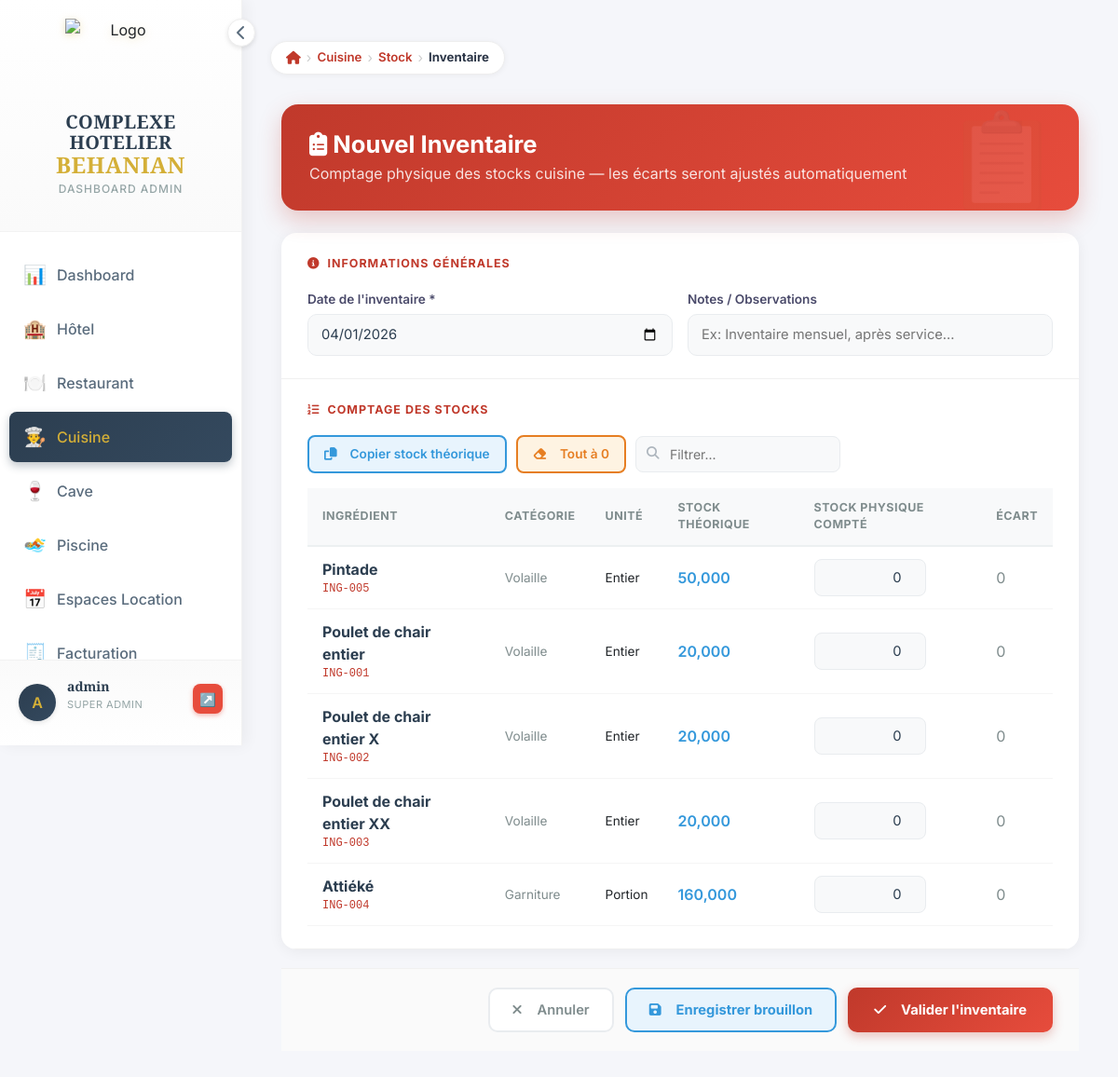
Screenshot of /cuisine/inventaire/nouveau/ (signed in) with the database file from the repository.
### cuisine/models.py (models this page shows, shortened)
class Ingredient(models.Model):
    STATUT_CHOICES = [
        ('actif',    'Actif'),
        ('sommeil',  'En sommeil'),
        ('supprime', 'Supprimé'),
    ]
    reference         = models.CharField(max_length=50, unique=True, blank=True, null=True, verbose_name="Référence")
    nom               = models.CharField(max_length=200, verbose_name="Désignation")
    categorie         = models.ForeignKey(CategorieIngredient, on_delete=models.SET_NULL, null=True, blank=True, verbose_name="Catégorie")
    description       = models.TextField(blank=True, verbose_name="Description")
    unite_stock       = models.ForeignKey(UniteIngredient, on_delete=models.SET_NULL, null=True, blank=True,
                                          related_name='ingredients_stock', verbose_name="Unité de stock")
    unite_recette     = models.ForeignKey(UniteIngredient, on_delete=models.SET_NULL, null=True, blank=True,
                                          related_name='ingredients_recette', verbose_name="Unité recette (fiches techniques)")
    facteur_conversion = models.DecimalField(max_digits=12, decimal_places=6, default=1,
                                              verbose_name="Facteur conversion stock→recette",
                                              help_text="Ex : 1 kg = 1000 g → saisir 1000")
    prix_achat        = models.DecimalField(max_digits=10, decimal_places=2, default=0, verbose_name="Prix d'achat unitaire (FCFA)")
    cmup              = models.DecimalField(max_digits=10, decimal_places=4, default=0, verbose_name="CMUP (FCFA)")
    quantite_stock    = models.DecimalField(max_digits=12, decimal_places=3, default=0, verbose_name="Quantité en stock")
    seuil_alerte      = models.DecimalField(max_digits=12, decimal_places=3, default=0, verbose_name="Seuil d'alerte")
    stock_max         = models.DecimalField(max_digits=12, decimal_places=3, default=0, blank=True, verbose_name="Stock maximum")
    fournisseur_principal = models.ForeignKey(Fournisseur, on_delete=models.SET_NULL, null=True, blank=True,
                                               verbose_name="Fournisseur principal")
    statut            = models.BooleanField(default=True, verbose_name="Actif")
    date_creation     = models.DateTimeField(auto_now_add=True)
    date_modification = models.DateTimeField(auto_now=True)
    class Meta:
        verbose_name        = "Ingrédient"
        verbose_name_plural = "Ingrédients"
        ordering            = ['categorie__ordre', 'nom']

class CategorieIngredient(models.Model):
    nom    = models.CharField(max_length=100, verbose_name="Nom")
    ordre  = models.IntegerField(default=0,   verbose_name="Ordre d'affichage")
    icone  = models.CharField(max_length=50,  blank=True, verbose_name="Icône FontAwesome", default="fa-box")
    class Meta:
        verbose_name        = "Catégorie d'ingrédient"
        verbose_name_plural = "Catégories d'ingrédients"
        ordering            = ['ordre', 'nom']

class UniteIngredient(models.Model):
    nom          = models.CharField(max_length=50,  verbose_name="Nom de l'unité")
    abreviation  = models.CharField(max_length=10,  verbose_name="Abréviation", blank=True)
    type_unite   = models.CharField(max_length=20,  choices=[
        ('masse',   'Masse (kg, g...)'),
        ('volume',  'Volume (L, cl, ml...)'),
        ('piece',   'Pièce / unité'),
        ('autre',   'Autre'),
    ], default='piece', verbose_name="Type d'unité")
    class Meta:
        verbose_name        = "Unité de mesure"
        verbose_name_plural = "Unités de mesure"
        ordering            = ['nom']

### cuisine/views.py (the view, shortened to what this page needs)
# urls.py: path('inventaire/nouveau/', views.inventaire_create, name='inventaire_create'),
@require_module_access('cuisine')
def inventaire_create(request):
    ingredients = Ingredient.objects.filter(statut=True).select_related('categorie', 'unite_stock')
    context = {
        'page_title':   'Nouvel Inventaire — Cuisine',
        'ingredients':  ingredients,
    }
    return render(request, 'cuisine/inventaire_form.html', context)

### templates/cuisine/inventaire_form.html (shortened to what this page needs)
{% extends 'dashboard/base_dashboard.html' %}
{% load breadcrumb %}
{% block content %}
{% breadcrumb "Cuisine" "cuisine:index" "Stock" "cuisine:stock_management" "Inventaire" "" %}
<div class="container-fluid py-4">
    <div class="form-header">
        <div>
            <h2><i class="fas fa-clipboard-list mr-2"></i> Nouvel Inventaire</h2>
            <p>Comptage physique des stocks cuisine — les écarts seront ajustés automatiquement</p>
</div>
</div>
    <form method="post" id="inv-form">
        <div class="form-card">
            <div class="form-section">
                <div class="section-title"><i class="fas fa-info-circle"></i> Informations générales</div>
                <div class="form-grid">
                    <div class="form-group">
                        <label>Date de l'inventaire *</label>
                        <input type="date" name="date_inventaire" value="{% now 'Y-m-d' %}" required>
                    </div>
                    <div class="form-group">
                        <label>Notes / Observations</label>
                        <input type="text" name="notes" placeholder="Ex: Inventaire mensuel, après service...">
                    </div>
                </div>
            </div>
            <div class="form-section">
                <div class="section-title"><i class="fas fa-list-ol"></i> Comptage des stocks</div>
                <div class="toolbar-inv">
                    <button type="button" class="btn-copy-theo" onclick="copierTheorique()">
                        <i class="fas fa-copy"></i> Copier stock théorique
                    </button>
                    <button type="button" class="btn-zero" onclick="toutAZero()">
                        <i class="fas fa-eraser"></i> Tout à 0
                    </button>
                    <div class="search-inv-wrap">
                        <i class="fas fa-search"></i>
                        <input type="text" class="search-inv" placeholder="Filtrer..." oninput="filtrerInv(this.value)">
                    </div>
                </div>
                <div style="overflow-x:auto;">
                    <table class="inv-table" id="inv-table">
                        <thead>
                            <tr>
                                <th>Ingrédient</th>
                                <th>Catégorie</th>
                                <th>Unité</th>
                                <th>Stock théorique</th>
                                <th>Stock physique compté</th>
                                <th>Écart</th>
                            </tr>
                        </thead>
                        <tbody>
                            {% for ing in ingredients %}
                            <tr class="inv-row" data-nom="{{ ing.nom|lower }}">
                                <td>
                                    <div style="font-weight:700;color:#2c3e50;">{{ ing.nom }}</div>
                                    {% if ing.reference %}<div style="font-size:0.75rem;color:#c0392b;font-family:monospace;">{{ ing.reference }}</div>{% endif %}
                                </td>
                                <td style="font-size:0.85rem;color:#7f8c8d;">{{ ing.categorie.nom|default:"—" }}</td>
                                <td style="font-size:0.85rem;">{{ ing.unite_stock.abreviation|default:"—" }}</td>
                                <td>
                                    <span class="theo-display" style="font-weight:600;color:#3498db;">{{ ing.quantite_stock|floatformat:3 }}</span>
                                </td>
                                <td>
                                    <input type="number" name="quantite_physique[]" class="physique-input"
                                        step="0.001" min="0" value="0" placeholder="0.000"
                                        oninput="calcEcart(this)"
                                        style="width:120px;padding:8px 10px;border-radius:8px;border:1.5px solid #e9ecef;background:#f8f9fa;font-size:0.92rem;text-align:right;">
                                </td>
                                <td class="ecart-cell ecart-zero">0</td>
                            </tr>
                            {% empty %}
                            <tr><td colspan="6" style="text-align:center;padding:40px;color:#7f8c8d;">
                                Aucun ingrédient disponible
                            </td></tr>
                            {% endfor %}
                        </tbody>
                    </table>
                </div>
            </div>
        </div>
        <div class="form-actions">
            <a href="{% url 'cuisine:stock_management' %}?tab=inventaire" class="btn-cancel"><i class="fas fa-times"></i> Annuler</a>
            <button type="submit" class="btn-draft" onclick="document.getElementById('valider-input').value='0'">
                <i class="fas fa-save"></i> Enregistrer brouillon
            </button>
            <button type="submit" class="btn-save" onclick="document.getElementById('valider-input').value='1'" onclick="return confirm('Valider et ajuster le stock ?')">
                <i class="fas fa-check"></i> Valider l'inventaire
            </button>
        </div>
    </form>
</div>
{% endblock %}

### templates/dashboard/base_dashboard.html (shortened to what this page needs)
{% load static %}
<!DOCTYPE html>
<html lang="fr">
<head>
    <link href="https://cdn.jsdelivr.net/npm/bootstrap@5.3.0/dist/css/bootstrap.min.css" rel="stylesheet">
    <link rel="stylesheet" href="https://cdnjs.cloudflare.com/ajax/libs/font-awesome/6.4.0/css/all.min.css">
</head>
<body>
    <div class="sidebar" id="sidebar">
        <div class="logo-section">
            <div class="sidebar-toggle" onclick="toggleSidebar()">
                <i class="fas fa-chevron-left" id="toggleIcon"></i>
            </div>
            <div class="logo">
                <div class="logo-icon">
                    <img src="{% static 'images/Logo.png' %}" alt="Logo">
                </div>
                <div class="logo-text">
                    <h1>COMPLEXE HOTELIER<br><span>BEHANIAN</span></h1>
                    <p>Dashboard Admin</p>
                </div>
            </div>
        </div>
        <nav class="nav-menu">
            <a href="{% url 'dashboard:index' %}" class="nav-item {% if request.resolver_match.url_name == 'index' and request.resolver_match.app_name == 'dashboard' %}active{% endif %}">
                <span class="nav-item-icon">📊</span>
                <span class="nav-text">Dashboard</span>
            </a>
            {% if 'hotel' in accessible_modules %}
            <a href="{% url 'hotel:index' %}" class="nav-item {% if request.resolver_match.app_name == 'hotel' %}active{% endif %}">
                <span class="nav-item-icon">🏨</span>
                <span class="nav-text">Hôtel</span>
            </a>
            {% endif %}
            {% if 'restaurant' in accessible_modules %}
            <a href="{% url 'restaurant:index' %}" class="nav-item {% if request.resolver_match.app_name == 'restaurant' %}active{% endif %}">
                <span class="nav-item-icon">🍽️</span>
                <span class="nav-text">Restaurant</span>
            </a>
            {% endif %}
            {% if 'cuisine' in accessible_modules %}
            <a href="{% url 'cuisine:index' %}" class="nav-item {% if request.resolver_match.app_name == 'cuisine' %}active{% endif %}">
                <span class="nav-item-icon">👨‍🍳</span>
                <span class="nav-text">Cuisine</span>
            </a>
            {% endif %}
            {% if 'bar' in accessible_modules %}
            <a href="{% url 'bar:dashboard' %}" class="nav-item {% if request.resolver_match.app_name == 'bar' %}active{% endif %}">
                <span class="nav-item-icon">🍷</span>
                <span class="nav-text">Cave</span>
            </a>
            {% endif %}
            {% if 'piscine' in accessible_modules %}
            <a href="{% url 'piscine:index' %}" class="nav-item {% if request.resolver_match.app_name == 'piscine' %}active{% endif %}">
                <span class="nav-item-icon">🏊</span>
                <span class="nav-text">Piscine</span>
            </a>
            {% endif %}
            {% if 'espaces' in accessible_modules %}
            <a href="{% url 'espaces_evenementiels:index' %}" class="nav-item {% if request.resolver_match.app_name == 'espaces_evenementiels' %}active{% endif %}">
                <span class="nav-item-icon">📅</span>
                <span class="nav-text">Espaces Location</span>
            </a>
            {% endif %}
            {% if 'facturation' in accessible_modules %}
            <a href="{% url 'facturation:index' %}" class="nav-item {% if request.resolver_match.app_name == 'facturation' %}active{% endif %}">
                <span class="nav-item-icon">🧾</span>
                <span class="nav-text">Facturation</span>
            </a>
            {% endif %}
        </nav>
        <div class="user-section">
            <div class="user-avatar">{{ user.username|first|upper }}</div>
            <div class="user-info">
                <h4>{{ user.get_full_name|default:user.username }}</h4>
                <p>{{ user_role }}</p>
            </div>
            <a href="{% url 'logout' %}" class="logout-btn" title="Se déconnecter">↗️</a>
        </div>
    </div>
    <div class="main-content">
        {% block content %}{% endblock %}
    </div>
</body>
</html>

### rows the page displays
Ingredient: nom "Pintade", reference "ING-005", categorie.nom "Volaille", unite_stock.abreviation "Entier", quantite_stock "50,000"
Ingredient: nom "Poulet de chair entier", reference "ING-001", categorie.nom "Volaille", unite_stock.abreviation "Entier", quantite_stock "20,000"
Ingredient: nom "Poulet de chair entier X", reference "ING-002", categorie.nom "Volaille", unite_stock.abreviation "Entier", quantite_stock "20,000"
Ingredient: nom "Poulet de chair entier XX", reference "ING-003", categorie.nom "Volaille", unite_stock.abreviation "Entier", quantite_stock "20,000"
Ingredient: nom "Attiéké", reference "ING-004", categorie.nom "Garniture", unite_stock.abreviation "Portion", quantite_stock "160,000"

### other values shown
{{ user.username|first|upper }} "A"
{{ user.get_full_name|default:user.username }} "admin"
{{ user_role }} "SUPER ADMIN"
{{ item.label }} "Cuisine" "Stock"
{{ item.label }} "Inventaire"
